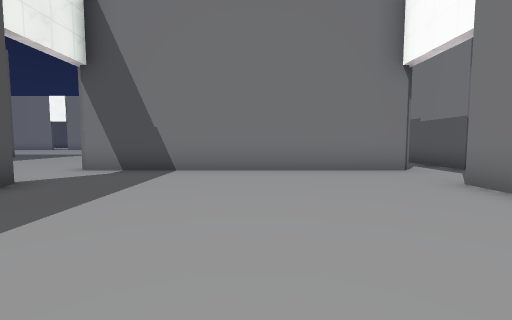
view 1 (above)

24 first-person views from a walk through a 3-D level made in the Godot game engine. The camera is 1.4 m above the floor, tilts 4° down and sees 90° across. The floor is counted in squares, 2 m on a side. Each view is taken from the middle of a square. On the plan, view 1 faces up. The plan holds only what a view shows up to about 9 squares ahead; the rest is blank. The place goes on beyond the plan. Characters and animated objects are left out. Some surface patterns are stand-ins.

view 2
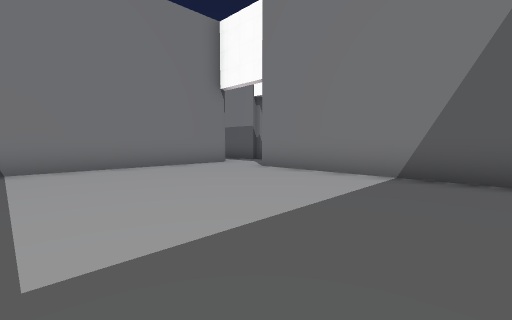

view 3
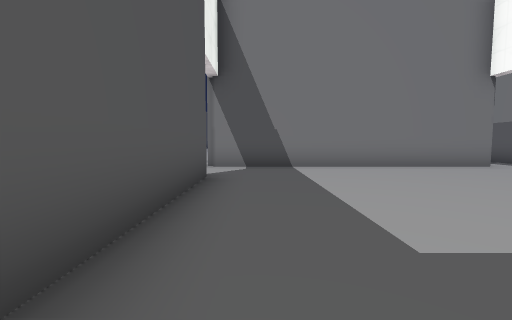

view 4
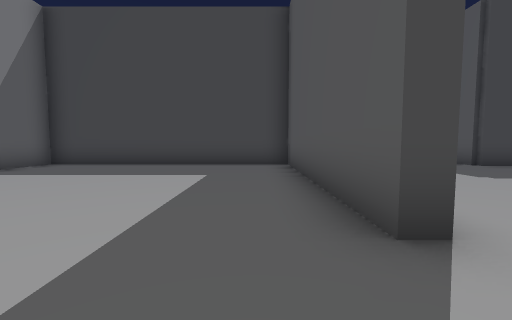

view 5
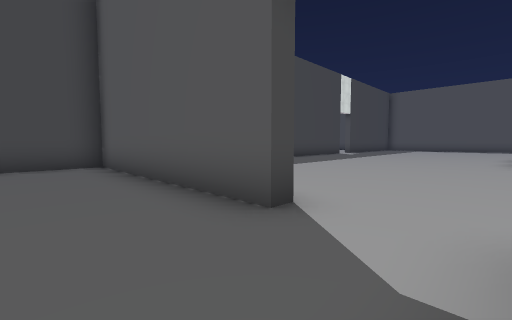

view 6
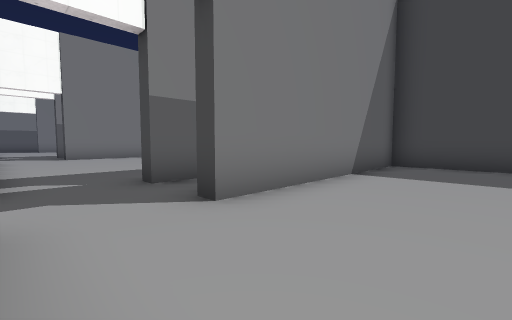

view 7
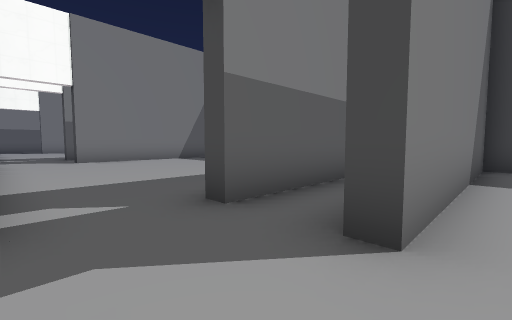

view 8
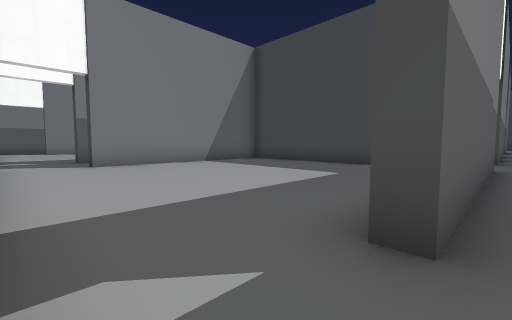

view 9
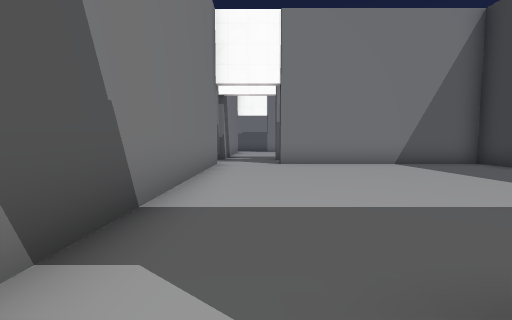

view 10
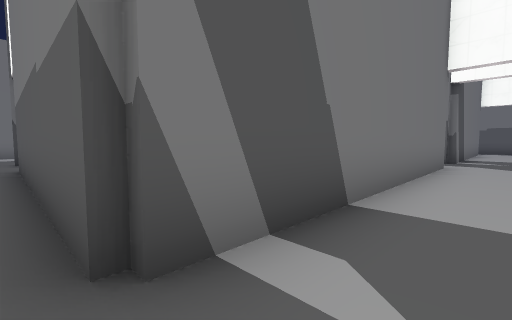

view 11
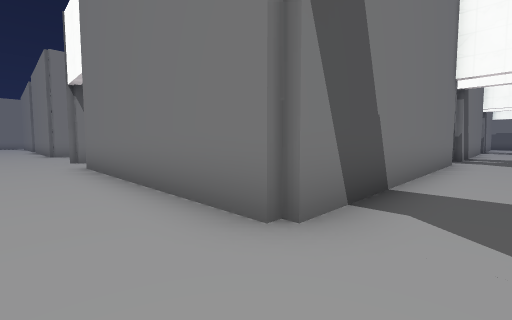

view 12
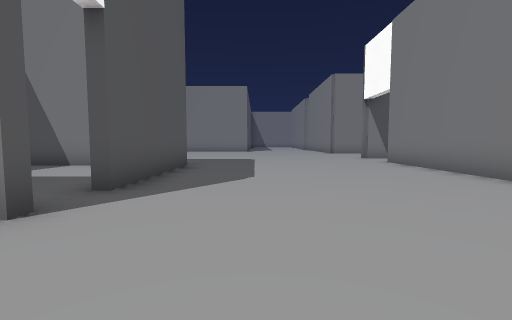

view 13
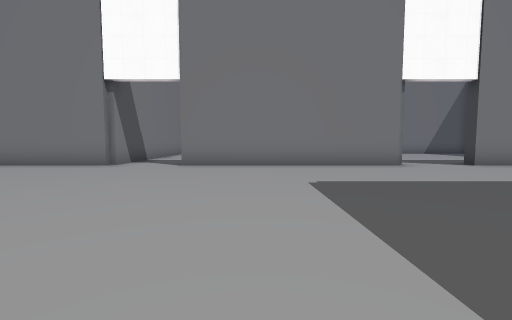

view 14
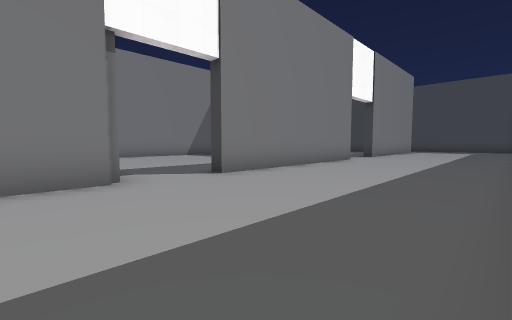

view 15
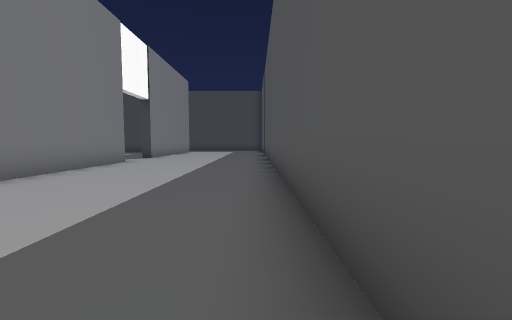

view 16
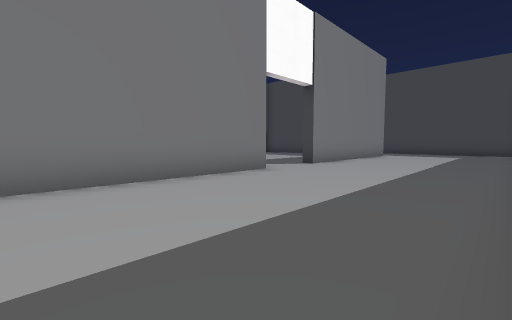

view 17
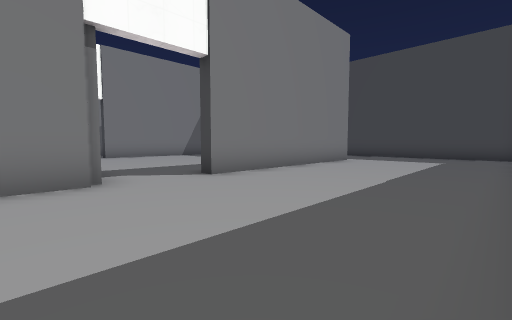

view 18
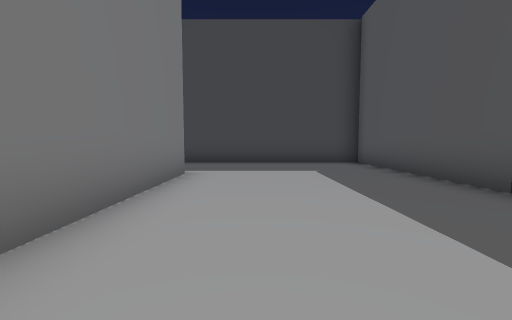

view 19
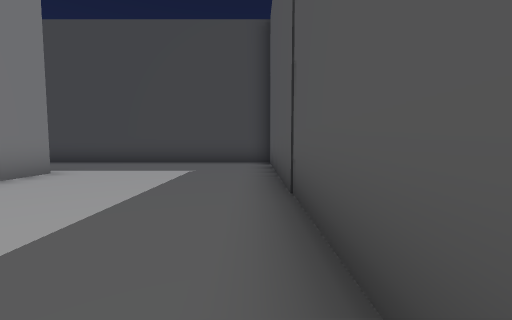

view 20
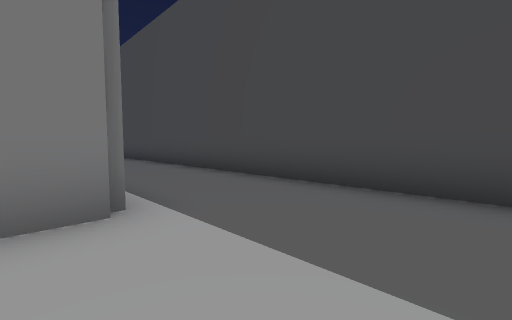

view 21
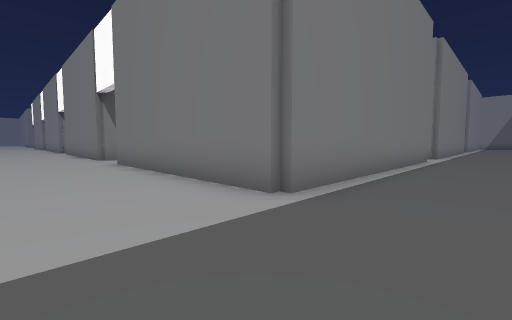

view 22
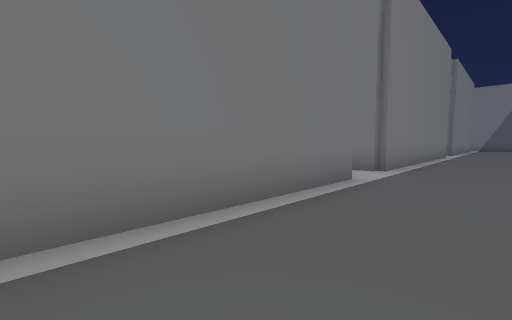

view 23
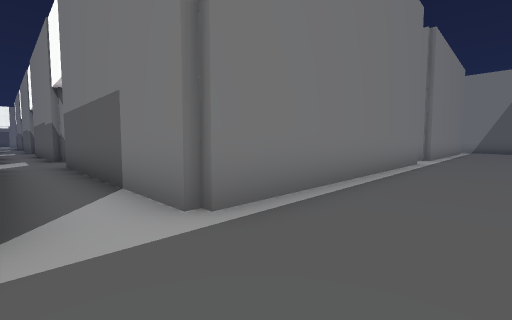

view 24
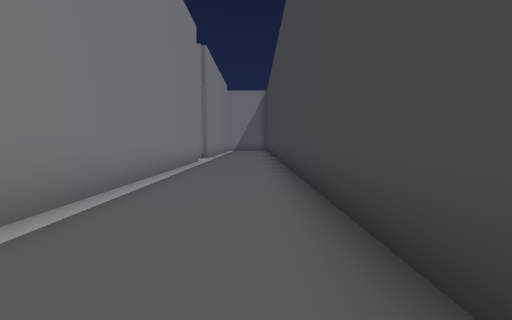

### Floor plan
Points are (right, up) in squares from view 1. A wall is a line through its corners. A room is listed if a view was taken in it or the views show most of it. See-through windows are left out.
Room 1 (views 1, 2, 3, 4, 5, 6, 7)
walls: (-4.4, 4.2) (-4, 4.2) (-4, -2.1) (3.5, -2.1) (3.5, 4.2) (3.9, 4.2); (3.8, 6.3) (-4.4, 6.3)
ways out: opening at (-4, 5.5) to room 2; opening at (4, 5.5) to room 2
Room 2 (views 8, 9, 10, 11, 12, 13, 14, 15, 16, 17, 18, 19, 20, 21, 22, 23, 24)
walls: (-4.4, -2.4) (-4.4, 4.2); (-4.4, -11) (-4.4, -4.5); (-10.6, -1.5) (-9.5, -1.5) (-9.5, -10.6); (5.3, -6.4) (5.3, -4.5); (-9.5, -14.4) (-9.5, -22.9) (1.9, -22.9); (5.3, -2.2) (5.3, 4.2); (-4.4, 6.3) (-4.4, 13); (5.3, 6.3) (5.3, 13); (3.8, -19.9) (-4.4, -19.9) (-4.4, -13.2); (-11.1, 11.8) (-11.1, 7.6); (4.8, -22.9) (12.9, -22.9); (13.4, -19.9) (5.3, -19.9) (5.3, -13.1)
ways out: opening at (-4, 5.5) to room 1; opening at (4, 5.5) to room 1; opening at (6, 5.5) to room 3; opening at (-4, -12.5); opening at (-4, -3.5); opening at (4, -12.5); gap at (-4, 13)
Room 3 (no view inside)
walls: (13.4, 6.3) (5.3, 6.3); (5.3, 4.2) (5.8, 4.2); (14.9, 4.2) (15.4, 4.2); (8, -2.1) (9.8, -2.1); (12, -2.1) (13.2, -2.1) (13.2, 4.2) (13.6, 4.2)
ways out: opening at (6, 5.5) to room 2

Positions as (right, up) in squares from view 1, and headings:
1: (0, 0), facing up
2: (-2, -1), facing up-right
3: (-3, -1), facing up
4: (-3, 6), facing down
5: (-2, 6), facing down-left
6: (1, 6), facing down-right
7: (3, 6), facing down-right
8: (5, 6), facing down-right
9: (5, 5), facing right
10: (5, 5), facing up-right
11: (-6, 5), facing up-right
12: (-9, 4), facing up
13: (-12, 2), facing right
14: (-9, -1), facing down-right
15: (-9, -2), facing down
16: (-9, -6), facing down-right
17: (-9, -10), facing down-right
18: (-6, -14), facing down
19: (-9, -14), facing down
20: (-7, -19), facing down-right
21: (-7, -22), facing up-right
22: (-1, -22), facing up-right
23: (4, -22), facing up-right
24: (4, -22), facing right
